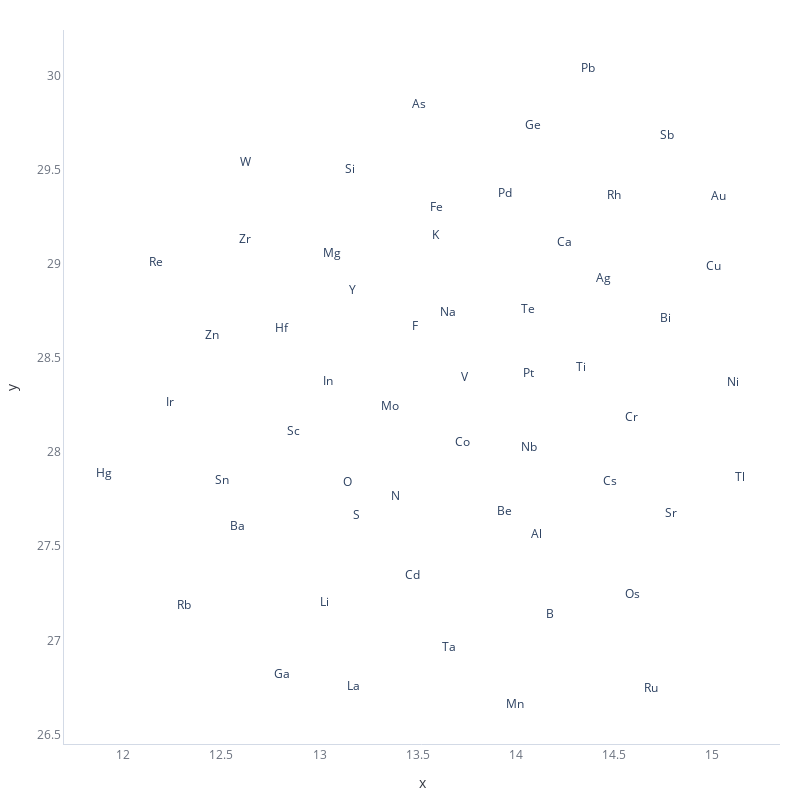

Write notebook code for a chart like this one.
### Code cell
from umap import UMAP
import plotly.express as px

umap = UMAP(n_neighbors=15, metric='mahalanobis')
umap_df = spec_df.copy().T

umap_df[['x', 'y']] = umap.fit_transform(spec_df.T.values)

umap_df.columns = [str(c) for c in umap_df.columns]
px.scatter(umap_df.reset_index(), x='x', y='y', text='index', width=800, height=800, opacity=0)

### Figure 1 — Plotly figure (JSON) as saved in the notebook; plotly's stock layout.template omitted (floating-point values rounded to 4 significant figures)
{"data": [{"hovertemplate": "x=%{x}<br>y=%{y}<br>index=%{text}<extra></extra>", "legendgroup": "", "marker": {"color": "#1846b3", "opacity": 0, "symbol": "circle"}, "mode": "markers+text", "name": "", "orientation": "v", "showlegend": false, "text": ["Li", "Be", "B", "N", "O", "F", "Na", "Mg", "Al", "Si", "S", "K", "Ca", "Sc", "Ti", "V", "Cr", "Mn", "Fe", "Co", "Ni", "Cu", "Zn", "Ga", "Ge", "As", "Rb", "Sr", "Y", "Zr", "Nb", "Mo", "Ru", "Rh", "Pd", "Ag", "Cd", "In", "Sn", "Sb", "Te", "Cs", "Ba", "La", "Hf", "Ta", "W", "Re", "Os", "Ir", "Pt", "Au", "Hg", "Tl", "Pb", "Bi"], "type": "scatter", "x": [13.03, 13.94, 14.17, 13.38, 13.14, 13.48, 13.65, 13.06, 14.11, 13.15, 13.19, 13.59, 14.25, 12.87, 14.33, 13.74, 14.59, 14.0, 13.59, 13.73, 15.11, 15.01, 12.45, 12.81, 14.09, 13.51, 12.31, 14.79, 13.17, 12.62, 14.07, 13.36, 14.69, 14.5, 13.94, 14.45, 13.47, 13.04, 12.51, 14.77, 14.06, 14.48, 12.58, 13.18, 12.81, 13.66, 12.62, 12.17, 14.59, 12.24, 14.06, 15.03, 11.9, 15.14, 14.37, 14.76], "xaxis": "x", "y": [27.2, 27.68, 27.13, 27.76, 27.83, 28.66, 28.74, 29.05, 27.56, 29.5, 27.66, 29.15, 29.11, 28.11, 28.45, 28.4, 28.18, 26.66, 29.3, 28.05, 28.37, 28.98, 28.62, 26.82, 29.73, 29.84, 27.18, 27.67, 28.86, 29.13, 28.02, 28.24, 26.74, 29.36, 29.37, 28.92, 27.34, 28.37, 27.85, 29.68, 28.76, 27.84, 27.6, 26.75, 28.66, 26.96, 29.54, 29.0, 27.24, 28.26, 28.42, 29.36, 27.88, 27.86, 30.03, 28.71], "yaxis": "y"}], "layout": {"height": 800, "legend": {"tracegroupgap": 0}, "width": 800, "xaxis": {"anchor": "y", "domain": [0, 1], "title": {"text": "x"}}, "yaxis": {"anchor": "x", "domain": [0, 1], "title": {"text": "y"}}}}
